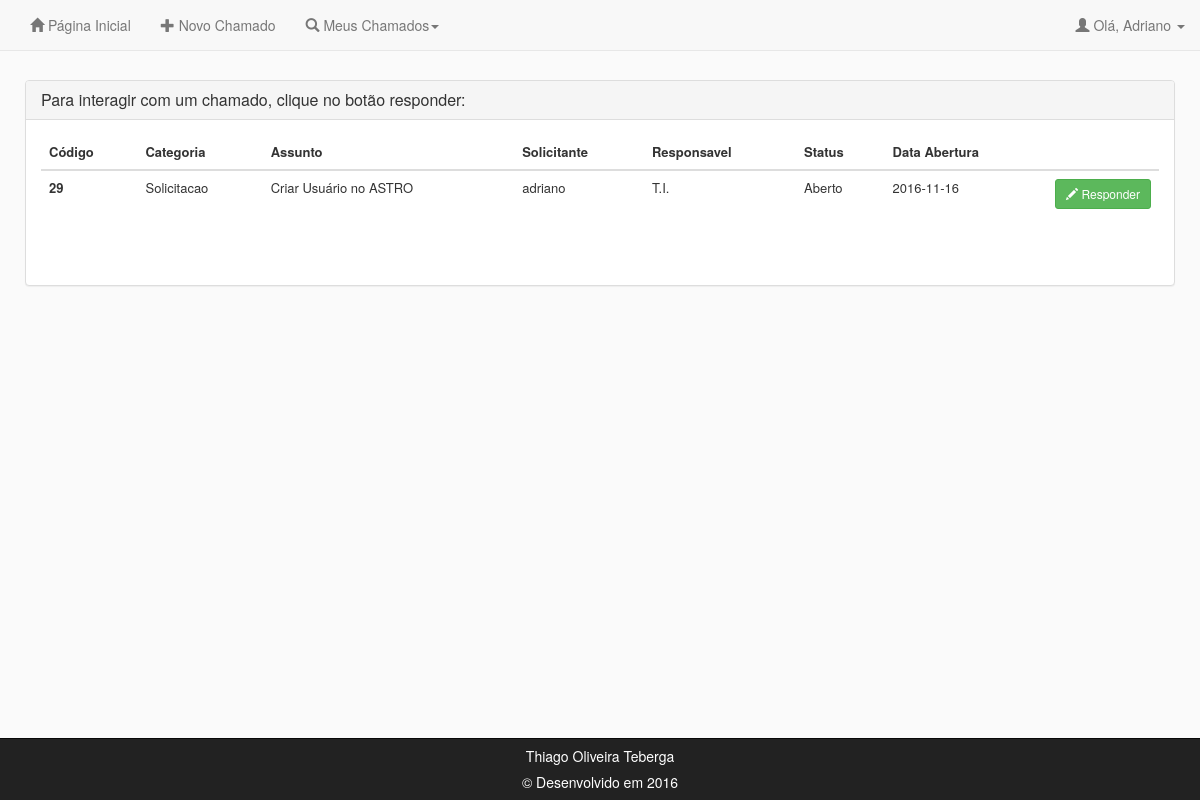
The app's page /ger_chamado_usu_a.php (signed in) with its own data.
### tables this page shows
CREATE TABLE `chamado` (
  `CHA_ID` int(6) NOT NULL,
  `CAT_ID` int(6) NOT NULL,
  `CHA_ASSUNTO` varchar(60) NOT NULL,
  `CHA_DESCRICAO` varchar(5000) NOT NULL,
  `CHA_STATUS` int(1) NOT NULL,
  `CHA_SOLICITANTE` varchar(20) NOT NULL,
  `CHA_RESPONSAVEL` varchar(20) NOT NULL,
  `CHA_DT_ABERTURA` date DEFAULT NULL,
  `CHA_DT_SOLUCAO` date DEFAULT NULL
);

CREATE TABLE `categoria` (
  `CAT_ID` int(6) NOT NULL,
  `CAT_NOME` varchar(30) NOT NULL
);

CREATE TABLE `status` (
  `STA_ID` int(6) NOT NULL,
  `STA_NOME` varchar(30) NOT NULL
);

### ger_chamado_usu_a.php (the view, shortened to what this page needs)
<div class="tudo">
<div class="topo">
<?php include_once('header_usu.php'); ?>
</div>
<div class="conteudo">
<div class="container theme-showcase" role="main">
<div class="panel panel-default">
    <div class="panel-heading">
      <h3 class="panel-title">Para interagir com um chamado, clique no botão responder:</h3>
    </div>
    <div class="panel-body">
<div class="table-responsive">
<table class="table table-hover" id="datatable">
  <thead>
    <tr>
      <th>Código</th>
      <th>Categoria</th>
      <th>Assunto</th>
      <th>Solicitante</th>
      <th>Responsavel</th>
      <th>Status</th>
      <th>Data Abertura</th>
      <th></th>
    </tr>
  </thead>
  <tbody>
    <?php
      include_once ('chamado.php');
      $usuario = $_SESSION["login"];
$busca=$pdo->prepare("SELECT A.CHA_ID, A. CAT_ID, A.CHA_ASSUNTO, A.CHA_DESCRICAO, A.CHA_STATUS, A.CHA_SOLICITANTE, A.CHA_RESPONSAVEL, A.CHA_DT_ABERTURA, A.CHA_DT_SOLUCAO, B.CAT_NOME, C.STA_NOME
                      FROM CHAMADO A, CATEGORIA B, STATUS C
                      WHERE A.CAT_ID = B.CAT_ID AND A.CHA_STATUS = C.STA_ID AND A.CHA_STATUS <> 0 AND A.CHA_SOLICITANTE = '$usuario'
                      ORDER BY 1");
$busca->execute();
    while ($obj=$busca->fetch(PDO::FETCH_OBJ)){
      $id = $obj->CHA_ID;
      $assunto = $obj->CHA_ASSUNTO;
      $solicitante = $obj->CHA_SOLICITANTE;
      $responsavel = $obj->CHA_RESPONSAVEL;
      $dtabertura  = $obj->CHA_DT_ABERTURA;
      $dscategoria = $obj->CAT_NOME;
      $statusnome = $obj->STA_NOME;
      echo("<tr>
          <th scope='row'>$id</th>
          <td>$dscategoria</td>
          <td>$assunto</td>
          <td>$solicitante</td>
          <td>$responsavel</td>
          <td>$statusnome</td>
          <td>$dtabertura</td>
          <td class='last-td' style='width: 110px'>
            <form method='POST' action='res_chamado_usu_a.php'>
              <input type='hidden' name='alterar' value='$id'>
              <button type='submit' class='btn btn-success btn-sm'><span class='glyphicon glyphicon-pencil' aria-hidden='true'></span> Responder</button>
            </form>
          </td>
        </tr>");
    }
    ?>
  </tbody>
 </table>
 </div>
 <br>
</div>
</div>
</div>
</div>
<div class="rodape">
<?php include_once('footer.php'); ?>
</div>
</div>

### css/style.css (style rules this page uses)
html { height: 100%; min-width: 700px; }
body { height: 100%; min-width: 700px; }
.tudo { min-height: 100%; position: relative; }
.topo { padding: 10px; }
.conteudo { padding: 10px; padding-bottom: 60px; }
.rodape { position: absolute; bottom: 0; width: 100%; height: 60px; }
#datatable, .table .table-hover .table-consulta { font-size: small; }
.container { width: auto; }
@media (min-width: 1200px) { .container { width: auto; } }
@media (min-width: 992px) { .container { width: auto; } }
@media (min-width: 768px) { .container { width: auto; } }

### css/customizado.css (style rules this page uses)
body { padding-top: 40px; padding-bottom: 40px; background-color: #fafafa; }
.container { margin-top: 10px; }

### records on screen
chamado: CHA_ID "29", CAT_ID.CAT_NOME "Solicitacao", CHA_ASSUNTO "Criar Usuário no ASTRO", CHA_SOLICITANTE "adriano", CHA_RESPONSAVEL "T.I.", status.STA_NOME "Aberto", CHA_DT_ABERTURA "2016-11-16"

### other values on screen
$_SESSION["nome"] "Adriano"
